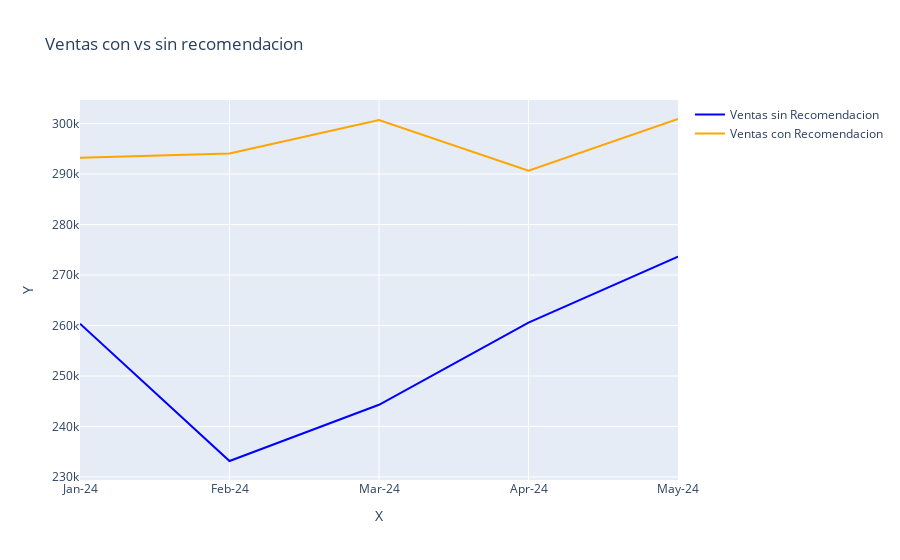

Notebook code cell kept with this figure:
### Code cell
x = list(temp2['month'].unique())
y1 = temp2.groupby('month').agg({'venta_sin_recomendacion':'sum'})['venta_sin_recomendacion']                # Primera línea (seno)
y2 = temp2.groupby('month').agg({'venta_con_recomendacion':'sum'})['venta_con_recomendacion']               # Segunda línea (coseno)

# Crear la figura
fig = go.Figure()

# Añadir las líneas
fig.add_trace(go.Scatter(x=x, y=y1, mode='lines', name='Ventas sin Recomendacion', line=dict(color='blue')))
fig.add_trace(go.Scatter(x=x, y=y2, mode='lines', name='Ventas con Recomendacion', line=dict(color='orange')))

# Personalizar el gráfico
fig.update_layout(title='Ventas con vs sin recomendacion',
            xaxis_title='X',
            yaxis_title='Y',
            showlegend=True)

### Figure 1 — Plotly figure (JSON) as saved in the notebook; plotly's stock layout.template omitted (floating-point values rounded to 4 significant figures)
{"data": [{"line": {"color": "blue"}, "mode": "lines", "name": "Ventas sin Recomendacion", "type": "scatter", "x": ["Jan-24", "Feb-24", "Mar-24", "Apr-24", "May-24"], "y": [260360, 233162, 244302, 260563, 273653]}, {"line": {"color": "orange"}, "mode": "lines", "name": "Ventas con Recomendacion", "type": "scatter", "x": ["Jan-24", "Feb-24", "Mar-24", "Apr-24", "May-24"], "y": [293200.0, 294100.0, 300700.0, 290700.0, 300900.0]}], "layout": {"autosize": true, "showlegend": true, "title": {"text": "Ventas con vs sin recomendacion"}, "xaxis": {"autorange": true, "range": [0, 4], "title": {"text": "X"}, "type": "category"}, "yaxis": {"autorange": true, "range": [229400.0, 304700.0], "title": {"text": "Y"}, "type": "linear"}}}
